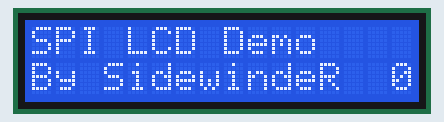
The sketch below on a simulated Arduino Uno, built with avr-gcc and run on an emulated ATmega328P. Parts: 16×2 character LCD.

Above: at 0.1 s.
At 5.1 s:
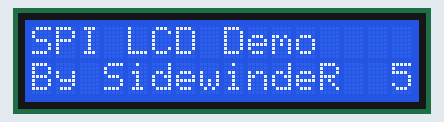
At 7.1 s:
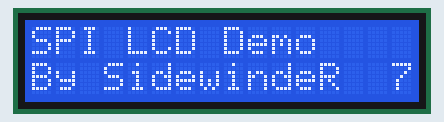
At 10.1 s:
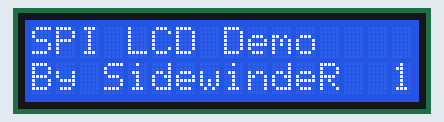
At 20.1 s:
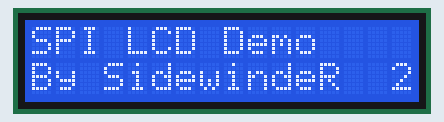
At 30.1 s:
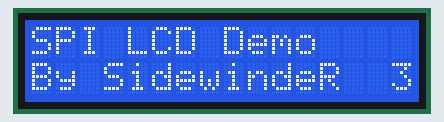

The sketch:

SPI_LCD_Demo.ino
```cpp
#include <SPI.h>
#include <LiquidCrystal.h>

LiquidCrystal lcd(10);  //(or the latch pin of the 74HC595)

void setup() {
  lcd.begin(16, 2);
  lcd.print("SPI LCD Demo");
}

void loop() {
  lcd.setCursor(0, 1);
  lcd.print("By SidewindeR");
  lcd.setCursor(15, 1);
  lcd.print(millis()/1000);
}
```

Measured:
- what the display in image 1 shows lasts 1.0 s, from 5.0 s to 6.0 s
- what the display in image 3 shows lasts 10.0 s, from 10.0 s to 20.0 s
